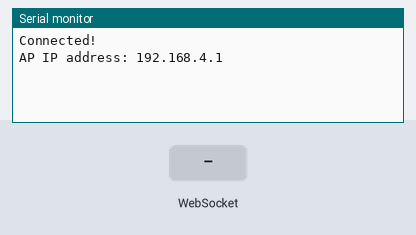
A sketch run on a simulated ESP8266 (NodeMCU). Shown: the last lines printed to the serial monitor. The test bench sets the inputs (shaded band). Colours are those a GRB WS2812 strip shows for the declared byte order.

Above: at 1.2 s.
1.3 s: WebSocket text "-" received
At 2.1 s:
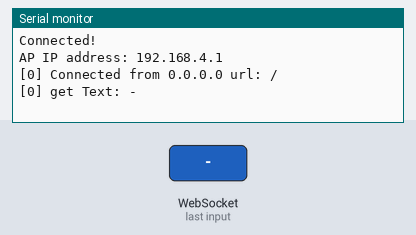
2.8 s: WebSocket text "h" received
At 3.2 s:
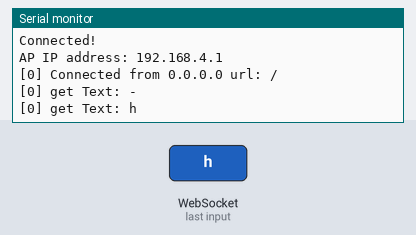
4.3 s: WebSocket text "b" received
At 5.6 s:
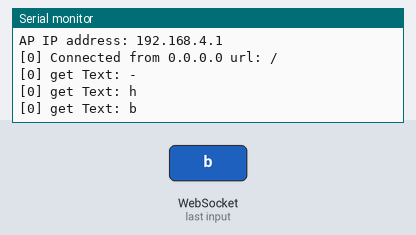

The sketch:

final_LEDS.ino
```cpp
#include <FastLED.h>
#include <ESP8266WiFi.h>

#include <WiFiClient.h>
#include <WebSocketsServer.h>
#include <Hash.h>
#include <FS.h>

#define LED_PIN 4
#define ANALOG_READ 0
#define NUM_LEDS 100
CRGB leds[NUM_LEDS];

WebSocketsServer webSocket = WebSocketsServer(81);
const char *ssid       = "abcd";
const char *password   = "12345678";

uint8_t hue            = 0;
uint8_t brightness     = 100;

void setup() {
  // put your setup code here, to run once:
  FastLED.addLeds<WS2812B, LED_PIN, RGB>(leds, NUM_LEDS);
  FastLED.setBrightness(brightness);
  FastLED.clear();

  Serial.begin(115200);

  WiFi.softAP(ssid, password);
  IPAddress myIP = WiFi.softAPIP();
  Serial.println("Connected!");
  Serial.print("AP IP address: ");
  Serial.println(myIP);

  webSocket.begin();
  webSocket.onEvent(onWebSocketEvent);
}

void loop() {
  webSocket.loop();
  // put your main code here, to run repeatedly:

}

void onWebSocketEvent(uint8_t connection, WStype_t type, uint8_t * payload, size_t length) {
  switch (type){
    case WStype_DISCONNECTED:
      Serial.printf("[%u] Disconnected!\n", connection);
      break;
    case WStype_CONNECTED: {
      IPAddress ip = webSocket.remoteIP(connection);
      Serial.printf("[%u] Connected from %d.%d.%d.%d url: %s\n", connection, ip[0], ip[1], ip[2], ip[3], payload);
      webSocket.sendTXT(connection, "Connected");

    }
    break;
    case WStype_TEXT:
      Serial.printf("[%u] get Text: %s\n", connection, payload);

      if (payload[0] == '-'){
        switch (payload[1]) {
          case 'h': // Request to set hue
            hue = strtoul((const char *) &payload[2], NULL, 16);
            Serial.printf("hueee:   is :: %u",hue);
            //hue = map(hue,0,360,0,255);
            fill_solid(leds,NUM_LEDS,CHSV(hue,255,255));
            FastLED.show();
            Serial.printf("recieved msg hue");
            break;
          case 'b': // Request to set brightness
            brightness = strtoul((const char *) &payload[2], NULL, 16);
            Serial.printf("brightness:   is :: %u",brightness);
            FastLED.setBrightness(brightness);
            FastLED.show();
            Serial.printf("recieved msg brightness");
            break;
        }
      }
    break;
  }
}
```

Measured:
- after the input at 1.3 s, the serial monitor: prints a new line at once (image 1)
- after the input at 2.8 s, the serial monitor: prints a new line at once (image 2)
- after the input at 4.3 s, the serial monitor: prints a new line at once (image 3)
